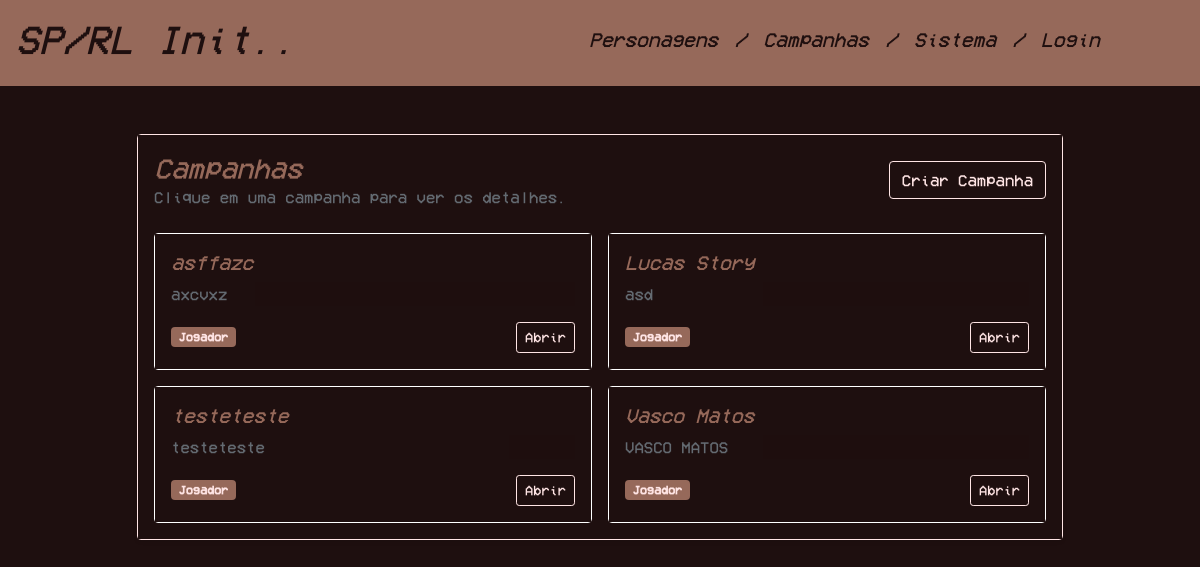
The page /campanhas.php (signed in) on the database its author committed.
### tables this page shows
CREATE TABLE `Campanha` (
  `id` int NOT NULL,
  `nome` varchar(100) NOT NULL,
  `descricao` text NOT NULL,
  `notas` text
);

### campanhas.php (the view, shortened to what this page needs)
<?php
$user = $_SESSION['user'] ?? null;
$campanhas = [];
$error = null;
try {
    $mysqli = get_db_connection();
    if (intval($user['admin']) === 1) {
        $stmt = $mysqli->prepare(
            'SELECT c.id, c.nome, c.descricao, cu.mestre
             FROM Campanha c
             LEFT JOIN Campanha_Utilizador cu ON cu.idCampanha = c.id AND cu.idUtilizador = ?
             ORDER BY c.nome ASC'
        );
        if ($stmt) {
            $stmt->bind_param('i', $user['id']);
            $stmt->execute();
            $result = $stmt->get_result();
            if ($result) {
                while ($row = $result->fetch_assoc()) {
                    $campanhas[] = $row;
                }
            }
        }
    }
} catch (Throwable $e) {
    error_log('Campanhas list error: ' . $e->getMessage());
    if (!$error) {
        $error = 'Não foi possível carregar as campanhas. Tente novamente mais tarde.';
    }
}
?>
<!DOCTYPE html>
<html lang="pt">
    <head>
        <link rel="stylesheet" href="css/index.css">
        <link href="https://cdn.jsdelivr.net/npm/bootstrap@5.0.2/dist/css/bootstrap.min.css" rel="stylesheet">
    </head>
    <body>
        <?php include('templates/header.php'); ?>
        <div class="container mt-5">
            <div class="row justify-content-center">
                <div class="col-lg-10">
                    <div class="card shadow-sm">
                        <div class="card-body">
                            <div class="d-flex justify-content-between align-items-center mb-4">
                                <div>
                                    <h1 class="h3 mb-0">Campanhas</h1>
                                    <p class="text-muted mb-0">Clique em uma campanha para ver os detalhes.</p>
                                </div>
                                <div class="d-flex gap-2">
                                    <button type="button" class="btn btn-success" data-bs-toggle="modal" data-bs-target="#createCampaignModal">Criar Campanha</button>
                                </div>
                            </div>
                            <?php if ($error): ?>
                                <div class="alert alert-danger"><?php echo htmlspecialchars($error); ?></div>
                            <?php elseif (empty($campanhas)): ?>
                                <div class="alert alert-info">Não há campanhas associadas a este utilizador.</div>
                            <?php else: ?>
                                <div class="row row-cols-1 row-cols-md-2 g-3">
                                    <?php foreach ($campanhas as $campanha): ?>
                                        <div class="col">
                                            <div class="card h-100 border border-white">
                                                <div class="card-body d-flex flex-column">
                                                    <h5 class="card-title"><?php echo htmlspecialchars($campanha['nome']); ?></h5>
                                                    <p class="card-text text-muted"><?php echo nl2br(htmlspecialchars($campanha['descricao'])); ?></p>
                                                    <div class="mt-auto d-flex justify-content-between align-items-center">
                                                        <?php if (intval($campanha['mestre']) === 1): ?>
                                                            <span class="badge bg-primary">Mestre</span>
                                                        <?php else: ?>
                                                            <span class="badge bg-secondary">Jogador</span>
                                                        <?php endif; ?>
                                                        <div class="gap-2 d-flex">
                                                            <a href="campanha.php?id=<?php echo intval($campanha['id']); ?>" class="btn btn-sm btn-outline-primary">Abrir</a>
                                                        </div>
                                                    </div>
                                                </div>
                                            </div>
                                        </div>
                                    <?php endforeach; ?>
                                </div>
                            <?php endif; ?>
                        </div>
                    </div>
                </div>
            </div>
        </div>
    </body>
</html>

### css/index.css (style rules this page uses)
* { background-color : #1e0f0f !important; color : #FFE5E5 !important; font-family : 'VCR'; }
h1, h3, h5 { font-style: italic; color : #96695A !important; }
button { border-color: #FFE5E5 !important; }
a { color: #96695A !important; }
.btn-primary, .btn-secondary, .badge.bg-primary, .badge.bg-secondary { background-color: #96695A !important; border-color: #96695A !important; color: #FFE5E5 !important; }
.btn-outline-primary, .btn-outline-light { color: #FFE5E5 !important; border-color: #FFE5E5 !important; }
.card { border-color: #FFE5E5 !important; background-color: #1e0f0f !important; }
.card .card-body { color: #FFE5E5 !important; }
.text-muted, .text-dark { color: #FFE5E5 !important; opacity: 0.9 !important; }
.bg-secondary, .bg-light { background-color: #1e0f0f !important; color: #FFE5E5 !important; }

### rows shown on the page
campanha: nome "asffazc", descricao "axcvxz"
campanha: nome "Lucas Story", descricao "asd"
campanha: nome "testeteste", descricao "testeteste"
campanha: nome "Vasco Matos", descricao "VASCO MATOS"
